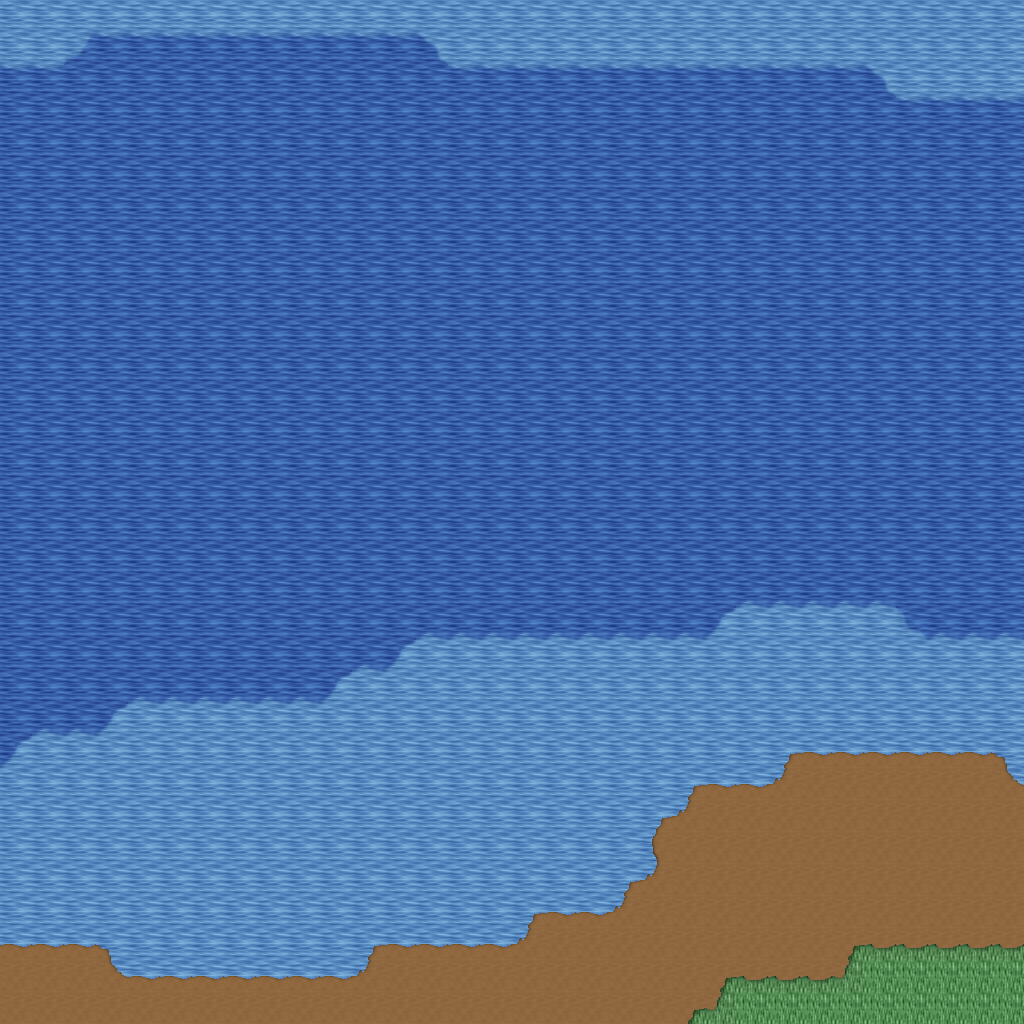

Tiled map render using the project's own tile images. Description and the map definition, with tile-layer contents summarised, below:
An orthogonal 32x32 tile map with 32x32 px tiles, 5 tile layers (Ground, Objects, Objects2, Above, ...), 1 hidden layer not drawn, 29 tilesets.

<map version="1.10" tiledversion="1.11.0" orientation="orthogonal" renderorder="right-down" width="32" height="32" tilewidth="32" tileheight="32" infinite="0" nextlayerid="11" nextobjectid="1">
 <tileset firstgid="1" name="logic_collision" tilewidth="32" tileheight="32" tilecount="1" columns="1">
  <image source="../drawable/logic_collision.png" width="32" height="32" />
 </tileset>
 <tileset firstgid="2" name="ground_ground" tilewidth="32" tileheight="32" tilecount="33" columns="3">
  <image source="../drawable/ground_ground.png" width="96" height="352" />
 </tileset>
 <tileset firstgid="35" name="building_castle" tilewidth="32" tileheight="32" tilecount="320" columns="20">
  <image source="../drawable/building_castle.png" width="640" height="512" />
 </tileset>
 <tileset firstgid="355" name="ground_grass_corners" tilewidth="32" tileheight="32" tilecount="24" columns="6">
  <image source="../drawable/ground_grass_corners.png" width="192" height="128" />
 </tileset>
 <tileset firstgid="379" name="ground_grass_edges" tilewidth="32" tileheight="32" tilecount="36" columns="12">
  <image source="../drawable/ground_grass_edges.png" width="384" height="96" />
 </tileset>
 <tileset firstgid="415" name="ground_water_pool" tilewidth="32" tileheight="32" tilecount="72" columns="3">
  <image source="../drawable/ground_water_pool.png" width="96" height="768" />
 </tileset>
 <tileset firstgid="487" name="ground_earth_edges" tilewidth="32" tileheight="32" tilecount="18" columns="6">
  <image source="../drawable/ground_earth_edges.png" width="192" height="96" />
 </tileset>
 <tileset firstgid="505" name="item_weapon_cannon" tilewidth="32" tileheight="32" tilecount="12" columns="3">
  <image source="../drawable/item_weapon_cannon.png" width="96" height="128" />
 </tileset>
 <tileset firstgid="517" name="item_pot_barrels_1" tilewidth="32" tileheight="32" tilecount="8" columns="4">
  <image source="../drawable/item_pot_barrels_1.png" width="128" height="64" />
 </tileset>
 <tileset firstgid="525" name="ground_cobbled_paving" tilewidth="32" tileheight="32" tilecount="1" columns="1">
  <image source="../drawable/ground_cobbled_paving.png" width="32" height="32" />
 </tileset>
 <tileset firstgid="526" name="ground_ridge_earth_pale" tilewidth="32" tileheight="32" tilecount="96" columns="12">
  <image source="../drawable/ground_ridge_earth_pale.png" width="384" height="256" />
 </tileset>
 <tileset firstgid="622" name="plant_bushes_and_trees" tilewidth="32" tileheight="32" tilecount="144" columns="16">
  <image source="../drawable/plant_bushes_and_trees.png" width="512" height="289" />
 </tileset>
 <tileset firstgid="766" name="plant_bush_leafy_2" tilewidth="32" tileheight="32" tilecount="12" columns="6">
  <image source="../drawable/plant_bush_leafy_2.png" width="192" height="64" />
 </tileset>
 <tileset firstgid="778" name="plant_bush_flowering" tilewidth="32" tileheight="32" tilecount="72" columns="8">
  <image source="../drawable/plant_bush_flowering.png" width="256" height="288" />
 </tileset>
 <tileset firstgid="850" name="plant_stump_small_stump" tilewidth="32" tileheight="32" tilecount="4" columns="2">
  <image source="../drawable/plant_stump_small_stump.png" width="64" height="64" />
 </tileset>
 <tileset firstgid="854" name="plant_tree_fall_trees" tilewidth="32" tileheight="32" tilecount="40" columns="8">
  <image source="../drawable/plant_tree_fall_trees.png" width="256" height="160" />
 </tileset>
 <tileset firstgid="894" name="logic_creature_animal" tilewidth="32" tileheight="32" tilecount="32" columns="8">
  <image source="../drawable/logic_creature_animal.png" width="256" height="128" />
 </tileset>
 <tileset firstgid="926" name="logic_creature_rodent" tilewidth="32" tileheight="32" tilecount="8" columns="8">
  <image source="../drawable/logic_creature_rodent.png" width="256" height="32" />
 </tileset>
 <tileset firstgid="934" name="plant_vine" tilewidth="32" tileheight="32" tilecount="3" columns="1">
  <image source="../drawable/plant_vine.png" width="32" height="96" />
 </tileset>
 <tileset firstgid="937" name="building_cottage" tilewidth="32" tileheight="32" tilecount="256" columns="16">
  <image source="../drawable/building_cottage.png" width="512" height="512" />
 </tileset>
 <tileset firstgid="1193" name="building_roof_thatched_roof" tilewidth="32" tileheight="32" tilecount="256" columns="16">
  <image source="../drawable/building_roof_thatched_roof.png" width="512" height="512" />
 </tileset>
 <tileset firstgid="1449" name="building_window_windows" tilewidth="32" tileheight="32" tilecount="256" columns="16">
  <image source="../drawable/building_window_windows.png" width="512" height="512" />
 </tileset>
 <tileset firstgid="1705" name="building_door_doors" tilewidth="32" tileheight="32" tilecount="256" columns="16">
  <image source="../drawable/building_door_doors.png" width="512" height="512" />
 </tileset>
 <tileset firstgid="1961" name="building_fence_fence_wooden" tilewidth="32" tileheight="32" tilecount="12" columns="3">
  <image source="../drawable/building_fence_fence_wooden.png" width="96" height="128" />
 </tileset>
 <tileset firstgid="1973" name="ground_ground_3" tilewidth="32" tileheight="32" tilecount="5" columns="5">
  <image source="../drawable/ground_ground_3.png" width="160" height="32" />
 </tileset>
 <tileset firstgid="1978" name="plant_tree_tree_darkgreen" tilewidth="32" tileheight="32" tilecount="88" columns="8">
  <image source="../drawable/plant_tree_tree_darkgreen.png" width="256" height="352" />
 </tileset>
 <tileset firstgid="2066" name="logic_portal" tilewidth="32" tileheight="32" tilecount="24" columns="8">
  <image source="../drawable/logic_portal.png" width="256" height="96" />
 </tileset>
 <tileset firstgid="2090" name="building_decoration_magician_banner" tilewidth="32" tileheight="32" tilecount="3" columns="3">
  <image source="../drawable/building_decoration_magician_banner.png" width="96" height="32" />
 </tileset>
 <tileset firstgid="2093" name="ground_ladder_vertical_dark" tilewidth="32" tileheight="32" tilecount="3" columns="3">
  <image source="../drawable/ground_ladder_vertical_dark.png" width="96" height="32" />
 </tileset>
 <layer id="1" name="Ground" width="32" height="32">
  <data>[1024 cells, 1024 non-empty, 10 distinct tile ids]</data>
 </layer>
 <layer id="2" name="Objects" width="32" height="32">
  <data>[1024 cells, 54 non-empty, 9 distinct tile ids]</data>
 </layer>
 <layer id="3" name="Objects2" width="32" height="32">
  <data>[1024 cells, 0 non-empty, 0 distinct tile ids]</data>
 </layer>
 <layer id="4" name="Above" width="32" height="32">
  <data>[1024 cells, 0 non-empty, 0 distinct tile ids]</data>
 </layer>
 <layer id="5" name="Above2" width="32" height="32">
  <data>[1024 cells, 0 non-empty, 0 distinct tile ids]</data>
 </layer>
 <layer id="6" name="Walkable" width="32" height="32" visible="0">
  <data>[1024 cells, 599 non-empty, 1 distinct tile ids]</data>
 </layer>
 <objectgroup id="7" name="Mapevents" />
 <objectgroup id="8" name="Spawn" />
 <objectgroup id="9" name="Keys" />
 <objectgroup id="10" name="Replace" />
</map>
